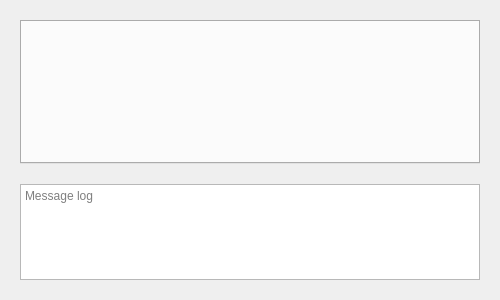
<?xml version="1.0" encoding="UTF-8"?>
<ui version="4.0">
 <class>verse</class>
 <widget class="QWidget" name="verse">
  <property name="geometry">
   <rect>
    <x>0</x>
    <y>0</y>
    <width>500</width>
    <height>300</height>
   </rect>
  </property>
  <property name="minimumSize">
   <size>
    <width>0</width>
    <height>0</height>
   </size>
  </property>
  <property name="windowTitle">
   <string>Verse</string>
  </property>
  <layout class="QVBoxLayout" name="verticalLayout">
   <property name="spacing">
    <number>10</number>
   </property>
   <property name="leftMargin">
    <number>10</number>
   </property>
   <property name="topMargin">
    <number>10</number>
   </property>
   <property name="rightMargin">
    <number>10</number>
   </property>
   <property name="bottomMargin">
    <number>10</number>
   </property>
   <item>
    <layout class="QVBoxLayout" name="verse_layout" stretch="3,2">
     <property name="spacing">
      <number>20</number>
     </property>
     <property name="leftMargin">
      <number>10</number>
     </property>
     <property name="topMargin">
      <number>10</number>
     </property>
     <property name="rightMargin">
      <number>10</number>
     </property>
     <property name="bottomMargin">
      <number>10</number>
     </property>
     <item>
      <widget class="QTabWidget" name="tabs">
       <property name="currentIndex">
        <number>-1</number>
       </property>
      </widget>
     </item>
     <item>
      <widget class="QTextEdit" name="logbox">
       <property name="readOnly">
        <bool>true</bool>
       </property>
       <property name="placeholderText">
        <string>Message log</string>
       </property>
      </widget>
     </item>
    </layout>
   </item>
  </layout>
 </widget>
 <resources/>
 <connections/>
</ui>
